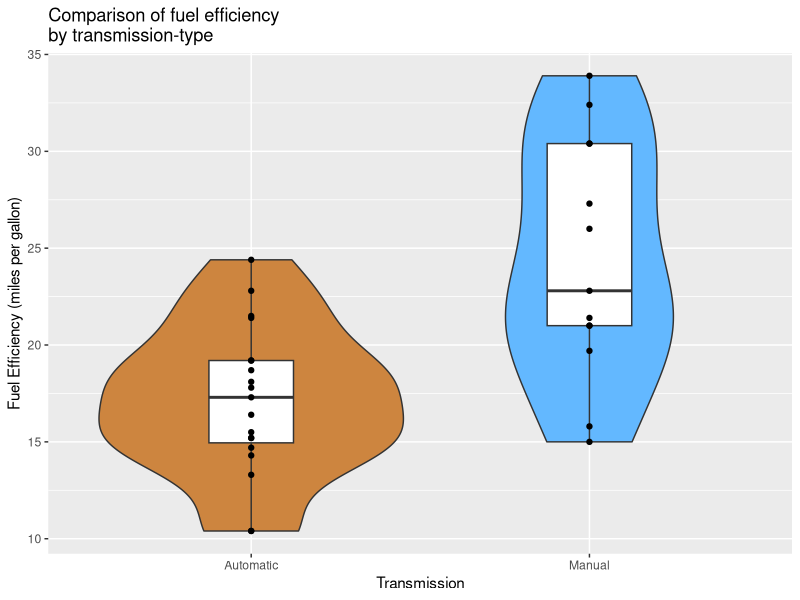
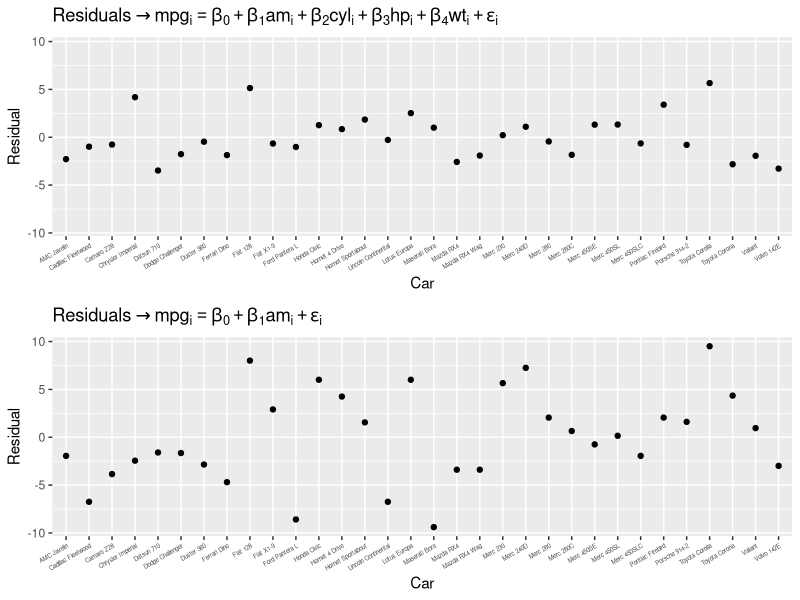

Reproduce these figures in R, in order.
## ---- chunk 1
knitr::opts_chunk$set(echo = TRUE)
## ---- chunk 2

meanManual <- round(mean(mtcars[mtcars$am==1,]$mpg),1)
meanAuto <-  round(mean(mtcars[mtcars$am==0,]$mpg),1)

## ---- chunk 3
library(ggplot2)
library(gridExtra)
g1 <- ggplot(mtcars, aes(x=factor(am), y=mpg, fill=factor(am)) )
g1 <- g1 + geom_violin()
g1 <- g1 + geom_boxplot(width=.25, fill="white")
g1 <- g1 + geom_point()
g1 <- g1 + scale_fill_manual(values=c("tan3","steelblue1"), guide=FALSE)
g1 <- g1 + labs(title = "Comparison of fuel efficiency\nby transmission-type",
              x = "Transmission", y = "Fuel Efficiency (miles per gallon)")
g1 <- g1 + scale_x_discrete(labels = c("Automatic", "Manual"))
g1

meanManual <- round(mean(mtcars[mtcars$am==1,]$mpg),1)
meanAuto <-  round(mean(mtcars[mtcars$am==0,]$mpg),1)

## ---- chunk 4
library(ggplot2)
library(gridExtra)
fit1 <- lm(mpg ~ am, data=mtcars)
fit2 <- lm(mpg ~ am + cyl, data=mtcars)
fit3 <- lm(mpg ~ am + cyl + disp, data=mtcars)
fit4 <- lm(mpg ~ am + cyl + disp + hp, data=mtcars)
fit5 <- lm(mpg ~ am + cyl + disp + hp + drat, data=mtcars)
fit6 <- lm(mpg ~ am + cyl + disp + hp + drat + wt, data=mtcars)
fit7 <- lm(mpg ~ am + cyl + disp + hp + drat + wt + qsec, data=mtcars)
fit8 <- lm(mpg ~ am + cyl + disp + hp + drat + wt + qsec + vs + gear, data=mtcars)
fitall <- lm(mpg ~ ., data=mtcars)
anova(fit1, fit2, fit3, fit4, fit5, fit6, fit7, fit8, fitall)
## ---- chunk 5
fitFinal <- lm(mpg ~ am + cyl + hp + wt, data=mtcars)
summary(fitFinal)

## ---- chunk 6
fitAM <- lm(mpg ~ am, data=mtcars)
residAM <- data.frame(Residual = resid(fitAM))
gam <- ggplot(residAM )
gam <- gam + geom_point(aes(x=rownames(residAM), y=Residual))
gam <- gam + ylim( min(residAM$Residual), max(residAM$Residual))
gam <- gam + theme(axis.text.x = element_text(angle=30, hjust=1, 
                                              vjust=1, size=rel(0.5)))
gam <- gam + labs(title = expression(Residuals %->% mpg[i] == beta[0] + beta[1]*am[i] + epsilon[i]),
              x = "Car", y = "Residual")

residFinal <- data.frame(Residual = resid(fitFinal))
gf <- ggplot(residFinal )
gf <- gf + geom_point(aes(x=rownames(residFinal), y=Residual))
gf <- gf + ylim( min(residAM$Residual), max(residAM$Residual))
gf <- gf + theme(axis.text.x = element_text(angle=30, hjust=1, 
                                            vjust=1, size=rel(0.5)))
gf <- gf + labs(title = expression(Residuals %->% mpg[i] == beta[0] + beta[1]*am[i] + beta[2]*cyl[i] + beta[3]*hp[i] + beta[4]*wt[i] + epsilon[i]),
              x = "Car", y = "Residual")

grid.arrange(gf, gam, nrow=2)
